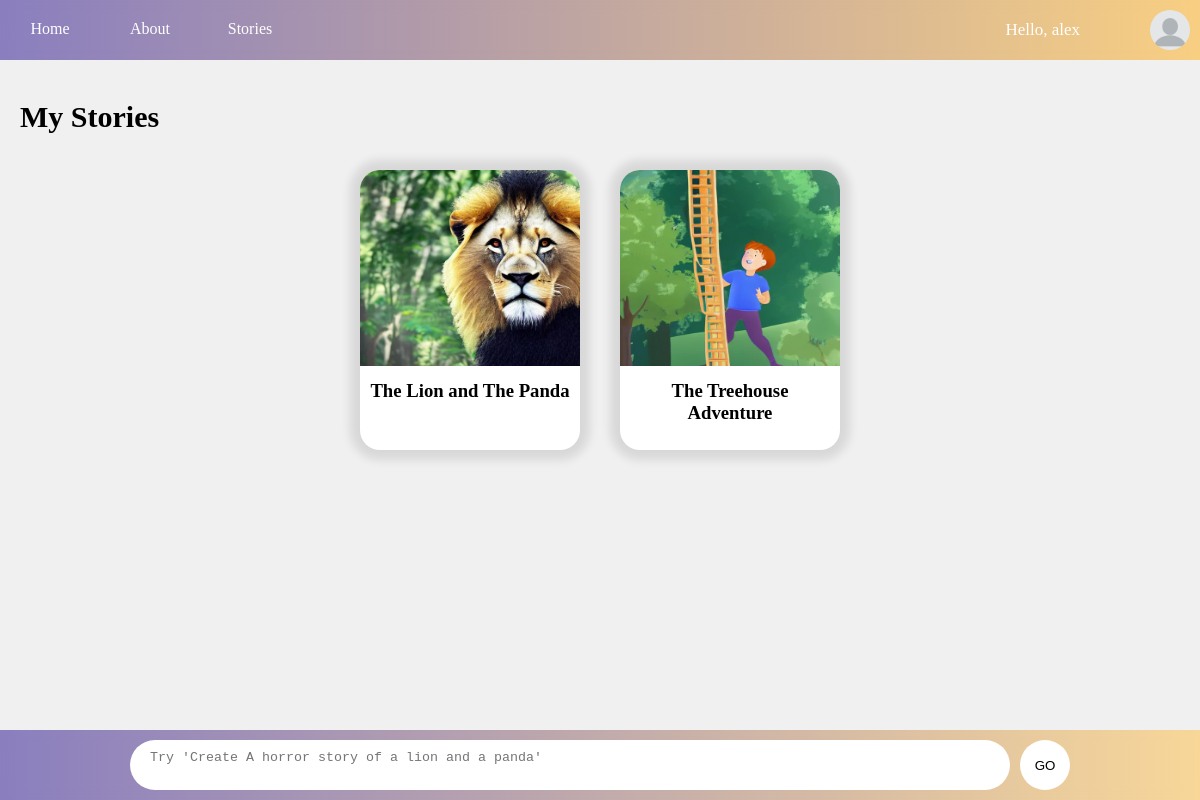
The app's page /stories/ (signed in) with its own data.
### account/models.py (models this page shows, shortened)
class Account(AbstractBaseUser):
	username 				= models.CharField(verbose_name="username", max_length=30, unique=True)
	email 					= models.EmailField(verbose_name="email", max_length=60, unique=True)
	profile_picture         = models.ImageField(upload_to='profile_pictures/', blank=True)
	date_joined				= models.DateTimeField(verbose_name='date joined', auto_now_add=True)
	last_login				= models.DateTimeField(verbose_name='last login', auto_now=True)
	is_admin				= models.BooleanField(default=False)
	is_active				= models.BooleanField(default=True)
	is_staff				= models.BooleanField(default=False)
	is_superuser			= models.BooleanField(default=False)
	USERNAME_FIELD = 'email'
	REQUIRED_FIELDS = ['username']
	objects = MyAccountManager()

### story/models.py (models this page shows, shortened)
class StoryBook(models.Model):
	id = models.AutoField(primary_key=True)
	username = models.CharField(max_length=100)
	title = models.CharField(max_length=100)
	description = models.TextField()
	text = models.ManyToManyField(TextEntry, blank=True)
	images = models.ManyToManyField(Image, blank=True)
	is_public = models.BooleanField(default=False)
	rating = models.FloatField(default=0.0)
	no_of_ratings = models.IntegerField(default=0)

class Image(models.Model):
	image = models.ImageField(upload_to='images/')

### story/views.py (the view)
# urls.py: path('stories/', my_stories, name='stories'),
def my_stories(request):
	rating = 0.0
	context = {}
	story_books = StoryBook.objects.filter(username=request.user.username)
	for book in story_books:
		rating += book.rating
	if len(story_books) > 0:
		context['owner_rating'] = rating/len(story_books)
	else:
		context['owner_rating'] = 0.0
	context['story_books'] = story_books
	context['book_count'] = len(story_books)
	context['ratings'] = [1.0, 2.0, 3.0, 4.0, 5.0]
	return render(request, 'story/stories.html', context)

### story/templates/story/stories.html (shortened to what this page needs)
{% extends 'base.html' %}
{% load static %}
{% block content %}
<div class="main-body">
    <h2> My Stories </h2>
    <div id="container" class="scrollmenu">
        {% for book in story_books %}
        <div id="flip-card-{{ book.id }}" class="flip-card">
            <div class="flip-card-inner">
                <div class="flip-card-front">
                    <img class="story-cover" src="{{ book.images.first.image.url }}" alt="">
                    <h3>{{ book.title }}</h3>
                </div>
                <div class="flip-card-back">
                    <form action="{{ book.id }}" method="post">
                        <button type="submit" class="edit-story-button btn"></button>
                    </form>
                    <a href="{% url 'download_story' book.id book.title%}" class="download-story-button btn" target="_blank">
                    </a>
                    <a href="{% url 'view_story' book.id %}" class="view-story-button btn">
                    </a>
                    {% if book.is_public %}
                    <button class="lock-story-button btn" onclick="changeStatus(`{{ book.id }}`, `{{ book.is_public}}`)"><i id="lock-icon-{{ book.id }}" class="fa fa-unlock-alt"></i></button>
                    {% else %}
                    <button class="lock-story-button btn" onclick="changeStatus(`{{ book.id }}`, `{{ book.is_public}}`)"><i style="color: white;" id="lock-icon-{{ book.id }}" class="fa fa-lock"></i></button>
                    {% endif %}
                    <button class="love-story-button btn"></button>
                    <button class="delete-story-button btn" onclick="openConfirmation(`{{ book.id}}`)"></button>
                </div>
            </div>
        </div>
        {% endfor %}
    </div>
    <form id="prompt-container" method="post" action="{% url 'create' %}">
        <textarea id="prompt-input-field" rows="5" name="input_prompt" placeholder="Try 'Create A horror story of a lion and a panda'"></textarea>
        <button type="submit" class="prompt-button">GO</button>
    </form>
</div>
{% endblock content %}

### templates/base.html (shortened to what this page needs)
{% load static %}
<!DOCTYPE html>
<html>
    <head>
        <link rel="stylesheet" href="https://cdnjs.cloudflare.com/ajax/libs/font-awesome/4.7.0/css/font-awesome.min.css">
        <link rel="stylesheet" type="text/css" href="{% static 'base.css' %}">
    </head>
    <body>
        <div class="top_nav">
            <a class="top_nav_btn" href="{% url 'home' %}">Home</a>
            <a class="top_nav_btn">About</a>
            {% if request.user.is_authenticated %}
            <a class="top_nav_btn" href="{% url 'stories' %}">Stories</a>
            <div class="user_name_sec">
                <p>Hello, {{request.user.username}}</p>
            </div>
            <div class="profile_sec">
                {% if request.user.profile_picture %}
                <img class="profile" src="{{ request.user.profile_picture.url }}" alt="Profile Picture">
                {% else %}
                <img class="profile" src="{% static 'default_profile.png' %}" alt="Profile Picture">
                {% endif %}
            </div>
            {% else %}
            <a class="top_nav_btn" href="{% url 'register' %}">Sign up</a>
            <a id="login_btn" class="top_nav_btn" class="profile_sec" href="{% url 'login' %}">Log in</a>
            {% endif %}
        </div>
        {% block content %}
        {% endblock content %}
    </body>
</html>

### static/base.css (style rules this page uses)
body { margin: 0; background-color: rgb(240, 240, 240); }
.top_nav { position: fixed; top: 0; display: grid; grid-template-columns: 100px 100px 100px auto 100px; width: 100%; height: 60px; background: linear-gradient(to right, rgba(36, 13, 141, 0.5), rgba(255, 173, 20, 0.5)); backdrop-filter: blur(10px); z-index: 4; }
.top_nav_btn { position: relative; display: block; color: white; margin: 20px; padding: 0; text-align: center; cursor: pointer; text-decoration: none; }
.top_nav .user_name_sec { grid-column: 4; }
.top_nav .user_name_sec p { position: relative; text-align: center; color: rgb(255, 255, 255); margin: 20px; font-size: 17px; float: right; }
.top_nav .profile_sec { grid-column: 5; }
.top_nav .profile_sec .profile { position: relative; float: right; margin: 10px; border-radius: 50px; width: 40px; height: 40px; cursor: pointer; }

### story/templates/story/stories.html (style rules this page uses)
.story-cover { width: 100%; height: 70%; border-radius: 20px 20px 0px 0px; }
#prompt-container { width: 100%; height: 70px; position: fixed; display: flex; justify-content: center; bottom: 0; background: linear-gradient(to right, rgba(36, 13, 141, 0.5), rgba(255, 189, 65, 0.5)); backdrop-filter: blur(10px); }
.prompt-button { height: 50px; width: 50px; background: white; border-radius: 100%; outline: none; border: none; cursor: pointer; margin: 10px 0px 10px 10px; }
#prompt-input-field { width: 70%; height: 30px; margin: 10px 0px 10px 0px; border-radius: 30px; padding: 10px 20px 10px 20px; border: none; outline: none; resize: none; }
.main-body { background-color: white; margin: 100px 0px 100px 0px; background-color: rgb(240, 240, 240); }
.main-body h2 { margin: 10px 10px 10px 20px; font-size: 30px; font-family: 'Marker Felt', fantasy; }
.scrollmenu { display: grid; grid-template-columns: repeat(auto-fit, minmax(150px, 220px)); gap: 40px; justify-content: center; align-items: center; margin: 3vw; }
.flip-card { width: 100%; height: 280px; border: none; perspective: 1000px; display: inline-block; margin: auto; }
.flip-card-inner { position: relative; width: 100%; height: 100%; text-align: center; transition: transform 0.8s; transform-style: preserve-3d; }
.flip-card-front, .flip-card-back, .flip-card-edit { position: absolute; width: 100%; height: 100%; box-shadow: 0px 0px 10px 10px rgb(0, 0, 0, 0.1); -webkit-backface-visibility: hidden; backface-visibility: hidden; border-radius: 20px; cursor: pointer; }
.flip-card-front { background-color: rgb(255, 255, 255); color: black; }
.flip-card-front h3 { padding: 10px; margin: 0px; font-family: 'Marker Felt', fantasy; }
.flip-card-back { background-color: rgb(117, 98, 201); color: white; transform: rotateY(180deg); }
.btn { background-color: rgba(255, 255, 255, 0.5); color: rgb(117, 98, 201); border: none; position: absolute; width: 40px; padding: 10px; height: 40px; border-radius: 50px; cursor: pointer; transition: 0.5s ease-in-out; font-size: 20px; }
.delete-story-button { left: 38.5%; top: 34%; transform: translate(-50%, -50%); }
.edit-story-button { left: 26%; top: 50%; transform: translate(-50%, -50%); }
.download-story-button { right: 26%; top: 50%; transform: translate(50%, -50%); padding: 0; }
.view-story-button { top: 66%; left: 38.5%; transform: translate(-50%, -50%); padding: 0; }
.love-story-button { top: 66%; right: 38.5%; transform: translate(50%, -50%); }
.lock-story-button { right: 38.5%; top: 34%; transform: translate(50%, -50%); }

### records on screen
Account: user.username "alex"
StoryBook: images.first.image (picture), title "The Lion and The Panda"
StoryBook: images.first.image (picture), title "The Treehouse Adventure"
